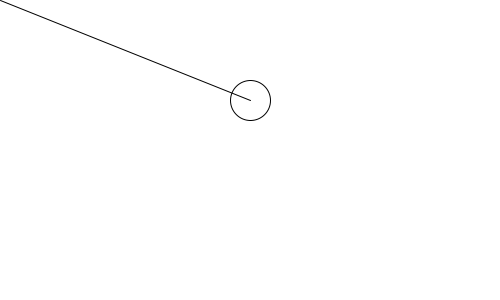
Frame 1 (no input)
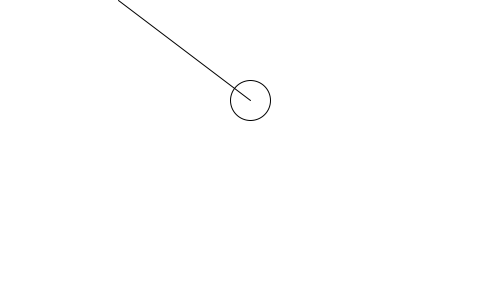
Frame 60 (the mouse pressed at the canvas centre just before this capture)
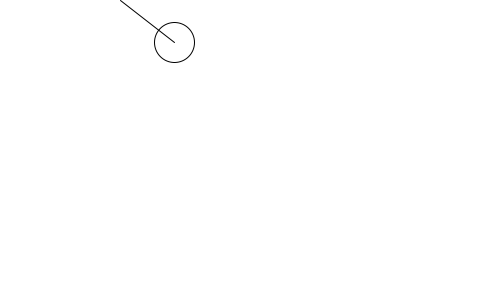
Frame 120 (the mouse held since frame 60 and released just before this capture)

The Processing sketch that drew these frames (run headless with seeded random() and noise(); from frame 60 on, the mouse is pressed at the canvas centre):

// Processing sketch: Scanline
// ── Scanline.pde
PVector U, V;
int df=2;
boolean move;

void setup() {
  size(500, 300);
  U = new PVector(width/2, height/3);
  V = new PVector(0, 0);
  move = false;
}

void draw() {
  background(-1);
  ellipse(U.x, U.y, 40, 40);
  line(U.x, U.y, V.x, V.y);
  if (!move) {
    lineScanner();
    t =0;
  } else {
    moveCircle(); 
    if (t < 1.0) {
      t += 0.0005f;
    }
  }
}

void lineScanner() {
  if (V.y==0 && V.x<width) {
    V.x+=df;
  } else if (V.x==width && V.y<height) {
    V.y+=df;
  } else if (V.y==height && 0<V.x) {
    V.x-=df;
  } else if (V.x==0 && 0<V.y) {
    V.y-=df;
  }
}

float t=0.0;
void moveCircle() { 
  U.x = U.x+t*(V.x-U.x);
  U.y = U.y+t*(V.y-U.y);
}

void mousePressed() {
  move=!move;
}
